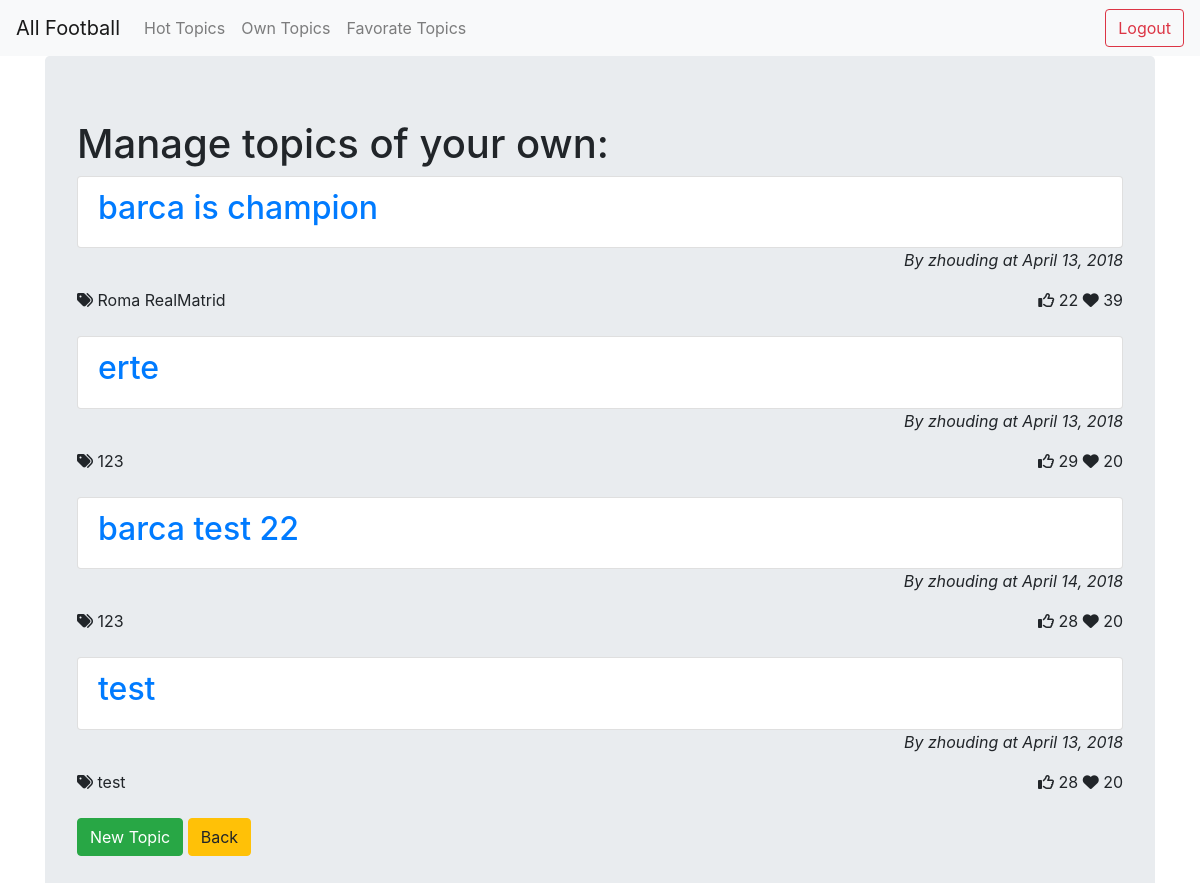
Screenshot of /favorate_topics/ (signed in) with the database file from the repository.
### app/models.py (models this page shows, shortened)
class Topic(models.Model):
    title = models.CharField(max_length = 256)
    content = models.CharField(max_length = 3000)
    author = models.ForeignKey(User, related_name = 'author', on_delete=models.CASCADE)
    date = models.DateField(auto_now = False, auto_now_add = True)
    likes = models.BigIntegerField(blank=True, null=True)
    favorates = models.BigIntegerField(blank=True, null=True)
    favorate_by = models.ManyToManyField(User, blank=True)
    tags = models.ManyToManyField(Tag, blank=True)

class Tag(models.Model):
    label = models.CharField(max_length = 20)

### app/views.py (the view)
# urls.py: path('favorate_topics/', views.FavorateListView.as_view(), name='favorate_topics'),
class FavorateListView(ListView):
    model = models.Topic
    template_name = 'favorate_topics.html'
    context_object_name = 'topics'
    def get_queryset(self):
        user = self.request.user
        topics = user.topic_set.all().order_by('-favorates', '-likes', '-date')   #topic_set  -> auto create by manytomany fields
        return topics

### templates/favorate_topics.html (shortened to what this page needs)
{% extends "base.html" %}
{% block content %}
    <div class="jumbotron">
        <h1>Manage topics of your own:</h1>
        <ul class="list-group">
            {% for topic in topics %}
            <a href="{{ topic.id }}"><li class="list-group-item"><h2>{{ topic.title }}</h2></li></a>
            <em style="text-align:right"><p>By {{ topic.author.username }} at {{ topic.date }}</p></em>
            <div>
                <div style="float:left">
                    <i class="fa fa-tags" aria-hidden="true"></i>
                    {% for tag in topic.tags.all %}
                    {{ tag.label }}
                    {% endfor %}
                </div>
                <div style="float:right">
                    <i class="fa fa-thumbs-o-up" aria-hidden="true"></i>
                    {{ topic.likes }}
                    <i class="fa fa-heart" aria-hidden="true"></i>
                    {{ topic.favorates }}
                </div>
            </div>
            {% endfor %}
        </ul>
        <a href="{% url 'app:new_topic' %}"><button type="button" class="btn btn-success">New Topic</button></a>
        <a href="{% url 'app:topics' %}"><button type="button" class="btn btn-warning">Back</button></a>
    </div>
{% endblock %}

### rows the page displays
Topic: title "barca is champion", author.username "zhouding", date "April 13, 2018", likes "22", favorates "39"
Tag: label "Roma"
Tag: label "RealMatrid"
Topic: title "erte", author.username "zhouding", date "April 13, 2018", likes "29", favorates "20"
Tag: label "123"
Topic: title "barca test 22", author.username "zhouding", date "April 14, 2018", likes "28", favorates "20"
Tag: label "123"
Topic: title "test", author.username "zhouding", date "April 13, 2018", likes "28", favorates "20"
Tag: label "test"
